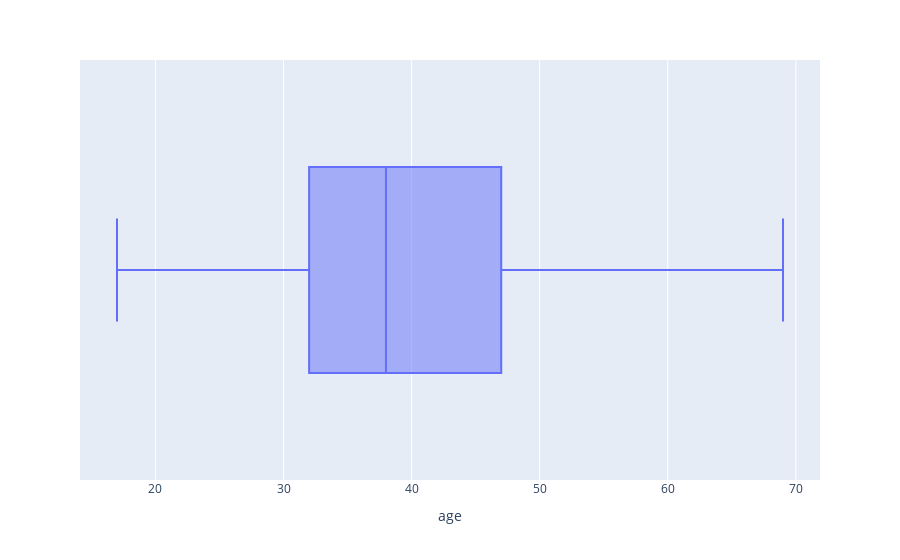

The code cell stored with this chart in its notebook:
### Code cell
# boxplot for age
fig=px.box(df_copy, x="age")
fig.show()

### Figure 1 — Plotly figure (JSON) as saved in the notebook; plotly's stock layout.template omitted (floating-point values rounded to 4 significant figures; data arrays with more than 128 entries replaced by an {"elided": "..."} marker saying what was removed)
{"data": [{"alignmentgroup": "True", "hovertemplate": "age=%{x}<extra></extra>", "legendgroup": "", "marker": {"color": "#636efa"}, "name": "", "notched": false, "offsetgroup": "", "orientation": "h", "showlegend": false, "type": "box", "x": {"elided": "38245 int values"}, "x0": " ", "xaxis": "x", "y0": " ", "yaxis": "y"}], "layout": {"boxmode": "group", "legend": {"tracegroupgap": 0}, "margin": {"t": 60}, "xaxis": {"anchor": "y", "domain": [0, 1], "title": {"text": "age"}}, "yaxis": {"anchor": "x", "domain": [0, 1]}}}
